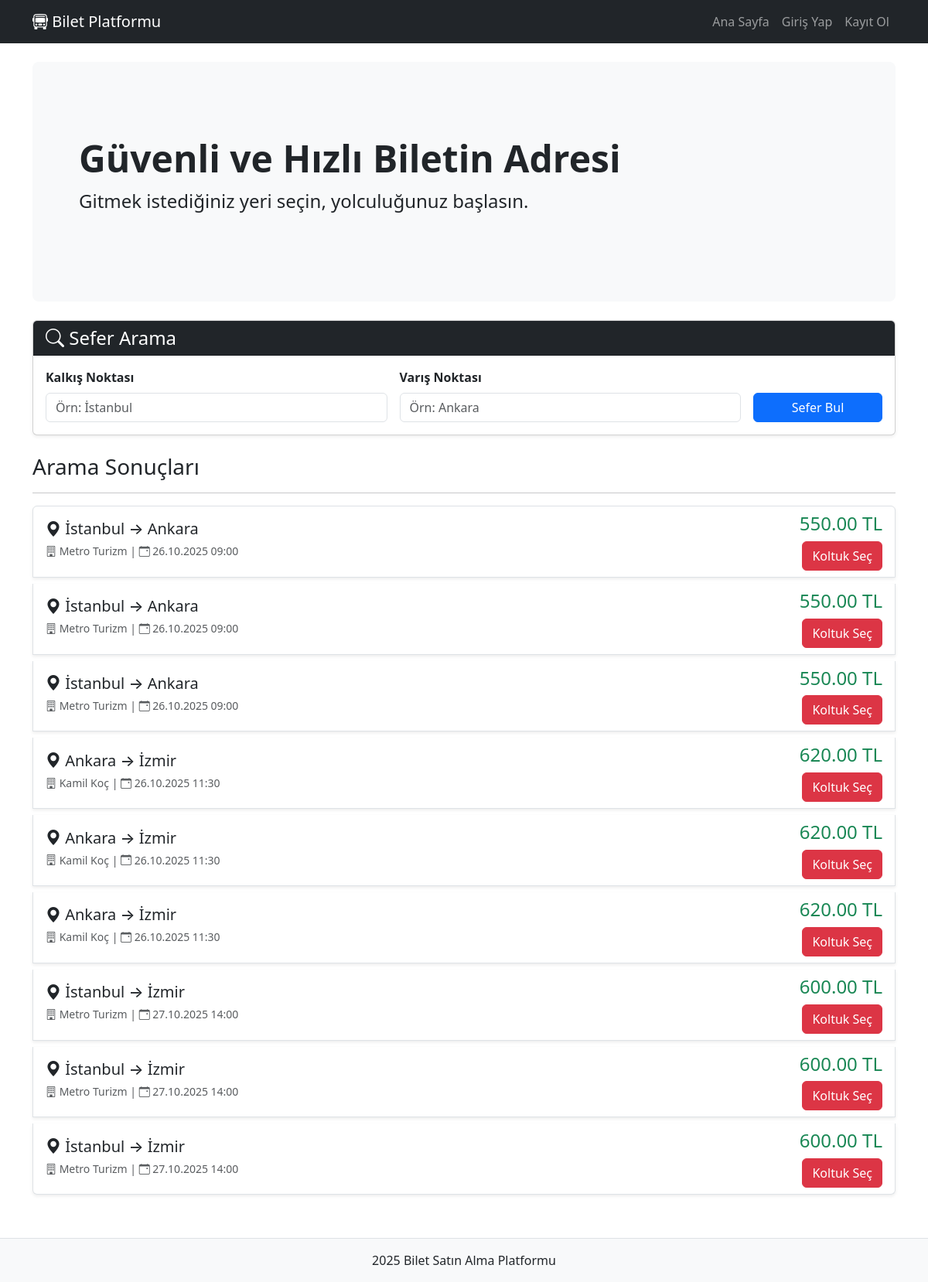
The page / on the database its author committed.
### tables this page shows
CREATE TABLE Trips (
            id INTEGER PRIMARY KEY AUTOINCREMENT,
            company_id INTEGER NOT NULL,
            departure_city TEXT NOT NULL,
            arrival_city TEXT NOT NULL,
            departure_time DATETIME NOT NULL,
            arrival_time DATETIME NOT NULL,
            price REAL NOT NULL,
            seat_count INTEGER NOT NULL DEFAULT 40,
            FOREIGN KEY (company_id) REFERENCES Companies(id) ON DELETE CASCADE
        );

CREATE TABLE Companies (
            id INTEGER PRIMARY KEY AUTOINCREMENT,
            name TEXT NOT NULL UNIQUE,
            created_at TIMESTAMP DEFAULT CURRENT_TIMESTAMP
        );

### app/controllers/HomeController.php (called while the page is built, shortened)
<?php
class HomeController {
    private $db;
    public function __construct() {
        $this->db = (new Database())->getConnection();
    }
    public function index() {
        $params = [];
        $sql = "SELECT T.*, C.name as company_name
                FROM Trips T
                JOIN Companies C ON T.company_id = C.id
                WHERE T.departure_time > datetime('now', '+1 hour')";
        $sql .= " ORDER BY T.departure_time ASC";
        $stmt = $this->db->prepare($sql);
        $stmt->execute($params);
        $trips = $stmt->fetchAll();
        load_view('home', ['trips' => $trips]);
    }
}

### app/config/init.php (called while the page is built, shortened)
<?php
require_once __DIR__ . '/Database.php';
function e($string) {
    return htmlspecialchars($string, ENT_QUOTES, 'UTF-8');
}

### app/config/Database.php (called while the page is built)
<?php
class Database {
    private $dbPath = __DIR__ . '/../../database/bus_ticket.sqlite';
    private $connection = null;
    public function getConnection() {
        if ($this->connection == null) {
            try {
                $this->connection = new PDO("sqlite:" . $this->dbPath);
                $this->connection->setAttribute(PDO::ATTR_ERRMODE, PDO::ERRMODE_EXCEPTION);
                $this->connection->setAttribute(PDO::ATTR_DEFAULT_FETCH_MODE, PDO::FETCH_ASSOC);
                $this->connection->exec('PRAGMA foreign_keys = ON;');
            } catch (PDOException $e) {
                die("Bağlantı hatası: " . $e->getMessage());
            }
        }
        return $this->connection;
    }
}

### app/views/home.php (the view)
<div class="p-5 mb-4 bg-light rounded-3">
    <div class="container-fluid py-5">
        <h1 class="display-5 fw-bold">Güvenli ve Hızlı Biletin Adresi</h1>
        <p class="col-md-8 fs-4">Gitmek istediğiniz yeri seçin, yolculuğunuz başlasın.</p>
    </div>
</div>
<div class="card mb-4 shadow-sm">
    <div class="card-header bg-dark text-white">
        <h4 class="mb-0"><i class="bi bi-search"></i> Sefer Arama</h4>
    </div>
    <div class="card-body">
        <form action="<?php echo BASE_URL; ?>" method="GET">
            <div class="row g-3 align-items-end">
                <div class="col-md-5">
                    <label for="departure_city" class="form-label fw-bold">Kalkış Noktası</label>
                    <input type="text" id="departure_city" name="departure_city" class="form-control" placeholder="Örn: İstanbul" value="<?php echo e($_GET['departure_city'] ?? ''); ?>">
                </div>
                <div class="col-md-5">
                    <label for="arrival_city" class="form-label fw-bold">Varış Noktası</label>
                    <input type="text" id="arrival_city" name="arrival_city" class="form-control" placeholder="Örn: Ankara" value="<?php echo e($_GET['arrival_city'] ?? ''); ?>">
                </div>
                <div class="col-md-2">
                    <button type="submit" class="btn btn-primary w-100">Sefer Bul</button>
                </div>
            </div>
        </form>
    </div>
</div>
<h3>Arama Sonuçları</h3>
<hr>
<div class="list-group">
    <?php if (empty($trips)): ?>
        <p class="text-center text-muted">Arama kriterlerinize uygun sefer bulunamadı.</p>
    <?php else: ?>
        <?php foreach ($trips as $trip): ?>
            <div class="list-group-item list-group-item-action d-flex justify-content-between align-items-center shadow-sm mb-2">
                <div>
                    <h5 class="mb-1">
                        <i class="bi bi-geo-alt-fill"></i> <?php echo e($trip['departure_city']); ?> &rarr; <?php echo e($trip['arrival_city']); ?>
                    </h5>
                    <p class="mb-1">
                        <small class="text-muted">
                            <i class="bi bi-building"></i> <?php echo e($trip['company_name']); ?> |
                            <i class="bi bi-calendar-event"></i> <?php echo date('d.m.Y H:i', strtotime($trip['departure_time'])); ?>
                        </small>
                    </p>
                </div>
                <div class="text-end">
                    <h4 class="text-success mb-2"><?php echo e(number_format($trip['price'], 2)); ?> TL</h4>
                    <a href="<?php echo BASE_URL . 'trip/' . $trip['id']; ?>" class="btn btn-danger">Koltuk Seç</a>
                </div>
            </div>
        <?php endforeach; ?>
    <?php endif; ?>
</div>

### public/index.php (shortened to what this page needs)
<?php
require_once __DIR__ . '/../app/config/init.php';
function load_view($view_name, $data = []) {
    extract($data);
    $content_view = __DIR__ . '/../app/views/' . $view_name . '.php';
    require __DIR__ . '/../app/views/layout.php';
}
$request_uri = $_SERVER['REQUEST_URI'];
$request_path = parse_url($request_uri, PHP_URL_PATH);
$route = rtrim($request_path, '/');
if ($route === '') { $route = '/'; }
$method = $_SERVER['REQUEST_METHOD'];
switch (true) {
    case ($method == 'GET' && $route == BASE_URL):
        (new HomeController())->index();
        break;
}

### app/views/layout.php (shortened to what this page needs)
<!DOCTYPE html>
<html lang="tr">
<head>
    <link href="https://cdn.jsdelivr.net/npm/bootstrap@5.3.3/dist/css/bootstrap.min.css" rel="stylesheet">
    <link href="https://cdn.jsdelivr.net/npm/bootstrap-icons@1.11.3/font/bootstrap-icons.min.css" rel="stylesheet">
</head>
<body>
    <nav class="navbar navbar-expand-lg navbar-dark bg-dark sticky-top">
        <div class="container">
            <a class="navbar-brand" href="<?php echo BASE_URL; ?>"><i class="bi bi-bus-front"></i> Bilet Platformu</a>
            <div class="collapse navbar-collapse" id="navbarNav">
                <ul class="navbar-nav ms-auto">
                    <li class="nav-item">
                        <a class="nav-link" href="<?php echo BASE_URL; ?>">Ana Sayfa</a>
                    </li>
                    <?php if (isset($_SESSION['user_id'])): ?>
                        <?php if ($_SESSION['role'] == 'Admin'): ?>
                            <li class="nav-item dropdown">
                                <a class="nav-link dropdown-toggle" href="#" role="button" data-bs-toggle="dropdown">Admin Panel</a>
                                <ul class="dropdown-menu">
                                    <li><a class="dropdown-item" href="<?php echo BASE_URL; ?>admin/firms">Firma Yönetimi</a></li>
                                    <li><a class="dropdown-item" href="<?php echo BASE_URL; ?>admin/create-firma-admin">Firma Admin Oluştur</a></li>
                                    <li><hr class="dropdown-divider"></li>
                                    <li><a class="dropdown-item" href="<?php echo BASE_URL; ?>admin/coupons">Genel Kuponlar</a></li>
                                </ul>
                            </li>
                        <?php endif; ?>
                        <?php if ($_SESSION['role'] == 'Firma Admin'): ?>
                             <li class="nav-item dropdown">
                                <a class="nav-link dropdown-toggle" href="#" role="button" data-bs-toggle="dropdown">Firma Panel</a>
                                <ul class="dropdown-menu">
                                    <li><a class="dropdown-item" href="<?php echo BASE_URL; ?>firma/trips">Sefer Yönetimi</a></li>
                                    <li><a class="dropdown-item" href="<?php echo BASE_URL; ?>firma/coupons">Firma Kuponları</a></li>
                                </ul>
                            </li>
                        <?php endif; ?>
                        <?php if ($_SESSION['role'] == 'User'): ?>
                            <li class="nav-item"><a class="nav-link" href="<?php echo BASE_URL; ?>account/tickets">Biletlerim</a></li>
                        <?php endif; ?>
                        <li class="nav-item">
                             <a class="nav-link" href="<?php echo BASE_URL; ?>logout">
                                <i class="bi bi-box-arrow-right"></i> Çıkış Yap (<?php echo e($_SESSION['fullname']); ?>)
                            </a>
                        </li>
                    <?php else: ?>
                        <li class="nav-item">
                            <a class="nav-link" href="<?php echo BASE_URL; ?>login">Giriş Yap</a>
                        </li>
                        <li class="nav-item">
                            <a class="nav-link" href="<?php echo BASE_URL; ?>register">Kayıt Ol</a>
                        </li>
                    <?php endif; ?>
                </ul>
            </div>
        </div>
    </nav>
    <div class="container mt-4">
        <?php
        if (isset($content_view) && file_exists($content_view)) {
            require $content_view;
        } else {
            echo "<div class='alert alert-danger'>View dosyası yüklenemedi: $content_view</div>";
        }
        ?>
    </div>
    <footer class="text-center mt-5 p-3 bg-light border-top">
        <p class="mb-0"><?php echo date('Y'); ?> Bilet Satın Alma Platformu</p>
    </footer>
</body>
</html>

### rows shown on the page
trips: departure_city "İstanbul", arrival_city "Ankara", company.name "Metro Turizm", departure_time "26.10.2025 09:00", price "550.00"
trips: departure_city "İstanbul", arrival_city "Ankara", company.name "Metro Turizm", departure_time "26.10.2025 09:00", price "550.00"
trips: departure_city "İstanbul", arrival_city "Ankara", company.name "Metro Turizm", departure_time "26.10.2025 09:00", price "550.00"
trips: departure_city "Ankara", arrival_city "İzmir", company.name "Kamil Koç", departure_time "26.10.2025 11:30", price "620.00"
trips: departure_city "Ankara", arrival_city "İzmir", company.name "Kamil Koç", departure_time "26.10.2025 11:30", price "620.00"
trips: departure_city "Ankara", arrival_city "İzmir", company.name "Kamil Koç", departure_time "26.10.2025 11:30", price "620.00"
trips: departure_city "İstanbul", arrival_city "İzmir", company.name "Metro Turizm", departure_time "27.10.2025 14:00", price "600.00"
trips: departure_city "İstanbul", arrival_city "İzmir", company.name "Metro Turizm", departure_time "27.10.2025 14:00", price "600.00"
trips: departure_city "İstanbul", arrival_city "İzmir", company.name "Metro Turizm", departure_time "27.10.2025 14:00", price "600.00"
